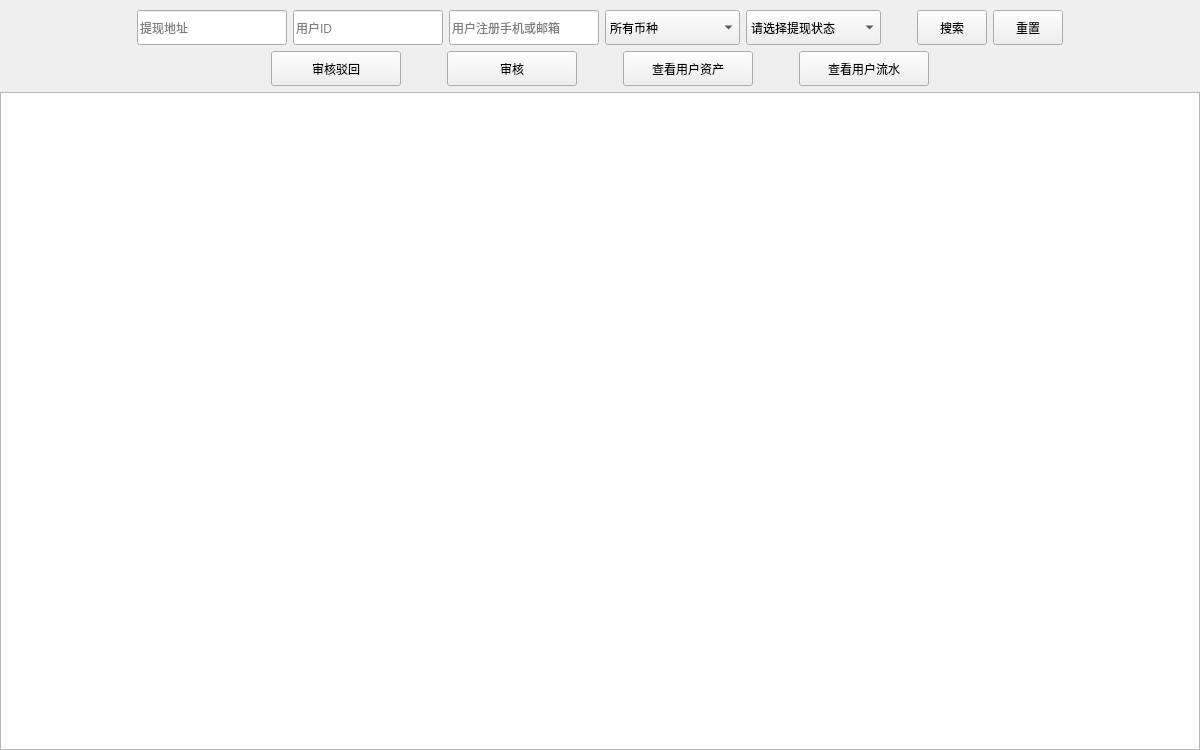
     <widget class="QWidget" name="page_ManualWithdraw1">
      <property name="minimumSize">
       <size>
        <width>1200</width>
        <height>750</height>
       </size>
      </property>
      <layout class="QVBoxLayout" name="verticalLayout_10">
       <property name="spacing">
        <number>6</number>
       </property>
       <property name="leftMargin">
        <number>0</number>
       </property>
       <property name="topMargin">
        <number>10</number>
       </property>
       <property name="rightMargin">
        <number>0</number>
       </property>
       <property name="bottomMargin">
        <number>0</number>
       </property>
       <item>
        <layout class="QHBoxLayout" name="horizontalLayout_11">
         <item>
          <spacer name="horizontalSpacer_39">
           <property name="orientation">
            <enum>Qt::Horizontal</enum>
           </property>
           <property name="sizeHint" stdset="0">
            <size>
             <width>40</width>
             <height>20</height>
            </size>
           </property>
          </spacer>
         </item>
         <item>
          <widget class="QLineEdit" name="le_ManualWithdraw1_DstAddr">
           <property name="minimumSize">
            <size>
             <width>150</width>
             <height>35</height>
            </size>
           </property>
           <property name="maximumSize">
            <size>
             <width>16777215</width>
             <height>35</height>
            </size>
           </property>
           <property name="styleSheet">
            <string notr="true"/>
           </property>
           <property name="placeholderText">
            <string>提现地址</string>
           </property>
          </widget>
         </item>
         <item>
          <widget class="QLineEdit" name="le_ManualWithdraw1_UserID">
           <property name="minimumSize">
            <size>
             <width>150</width>
             <height>35</height>
            </size>
           </property>
           <property name="maximumSize">
            <size>
             <width>16777215</width>
             <height>35</height>
            </size>
           </property>
           <property name="styleSheet">
            <string notr="true"/>
           </property>
           <property name="placeholderText">
            <string>用户ID</string>
           </property>
          </widget>
         </item>
         <item>
          <widget class="QLineEdit" name="le_ManualWithdraw1_UserTel">
           <property name="minimumSize">
            <size>
             <width>150</width>
             <height>35</height>
            </size>
           </property>
           <property name="maximumSize">
            <size>
             <width>16777215</width>
             <height>35</height>
            </size>
           </property>
           <property name="styleSheet">
            <string notr="true"/>
           </property>
           <property name="placeholderText">
            <string>用户注册手机或邮箱</string>
           </property>
          </widget>
         </item>
         <item>
          <widget class="QComboBox" name="cbx_ManualWithdraw1_CoinType">
           <property name="minimumSize">
            <size>
             <width>135</width>
             <height>35</height>
            </size>
           </property>
           <property name="maximumSize">
            <size>
             <width>135</width>
             <height>35</height>
            </size>
           </property>
           <property name="styleSheet">
            <string notr="true"/>
           </property>
           <item>
            <property name="text">
             <string>所有币种</string>
            </property>
           </item>
          </widget>
         </item>
         <item>
          <widget class="QComboBox" name="cbx_ManualWithdraw1_Status">
           <property name="minimumSize">
            <size>
             <width>135</width>
             <height>35</height>
            </size>
           </property>
           <property name="maximumSize">
            <size>
             <width>135</width>
             <height>35</height>
            </size>
           </property>
           <property name="styleSheet">
            <string notr="true"/>
           </property>
           <item>
            <property name="text">
             <string>请选择提现状态</string>
            </property>
           </item>
           <item>
            <property name="text">
             <string>待初审</string>
            </property>
           </item>
           <item>
            <property name="text">
             <string>已初审</string>
            </property>
           </item>
           <item>
            <property name="text">
             <string>已拒绝</string>
            </property>
           </item>
          </widget>
         </item>
         <item>
          <spacer name="horizontalSpacer_37">
           <property name="orientation">
            <enum>Qt::Horizontal</enum>
           </property>
           <property name="sizeType">
            <enum>QSizePolicy::Fixed</enum>
           </property>
           <property name="sizeHint" stdset="0">
            <size>
             <width>30</width>
             <height>20</height>
            </size>
           </property>
          </spacer>
         </item>
         <item>
          <widget class="QPushButton" name="btn_ManualWithdraw1_Search">
           <property name="minimumSize">
            <size>
             <width>70</width>
             <height>35</height>
            </size>
           </property>
           <property name="maximumSize">
            <size>
             <width>70</width>
             <height>35</height>
            </size>
           </property>
           <property name="cursor">
            <cursorShape>PointingHandCursor</cursorShape>
           </property>
           <property name="focusPolicy">
            <enum>Qt::NoFocus</enum>
           </property>
           <property name="styleSheet">
            <string notr="true"/>
           </property>
           <property name="text">
            <string>搜索</string>
           </property>
          </widget>
         </item>
         <item>
          <widget class="QPushButton" name="btn_ManualWithdraw1_Reset">
           <property name="minimumSize">
            <size>
             <width>70</width>
             <height>35</height>
            </size>
           </property>
           <property name="maximumSize">
            <size>
             <width>70</width>
             <height>35</height>
            </size>
           </property>
           <property name="cursor">
            <cursorShape>PointingHandCursor</cursorShape>
           </property>
           <property name="focusPolicy">
            <enum>Qt::NoFocus</enum>
           </property>
           <property name="styleSheet">
            <string notr="true"/>
           </property>
           <property name="text">
            <string>重置</string>
           </property>
          </widget>
         </item>
         <item>
          <spacer name="horizontalSpacer_38">
           <property name="orientation">
            <enum>Qt::Horizontal</enum>
           </property>
           <property name="sizeHint" stdset="0">
            <size>
             <width>40</width>
             <height>20</height>
            </size>
           </property>
          </spacer>
         </item>
        </layout>
       </item>
       <item>
        <layout class="QHBoxLayout" name="horizontalLayout_12">
         <item>
          <spacer name="horizontalSpacer_40">
           <property name="orientation">
            <enum>Qt::Horizontal</enum>
           </property>
           <property name="sizeHint" stdset="0">
            <size>
             <width>40</width>
             <height>20</height>
            </size>
           </property>
          </spacer>
         </item>
         <item>
          <widget class="QPushButton" name="btn_ManualWithdraw1_Reject">
           <property name="minimumSize">
            <size>
             <width>130</width>
             <height>35</height>
            </size>
           </property>
           <property name="maximumSize">
            <size>
             <width>130</width>
             <height>35</height>
            </size>
           </property>
           <property name="cursor">
            <cursorShape>PointingHandCursor</cursorShape>
           </property>
           <property name="focusPolicy">
            <enum>Qt::NoFocus</enum>
           </property>
           <property name="text">
            <string>审核驳回</string>
           </property>
          </widget>
         </item>
         <item>
          <spacer name="horizontalSpacer_42">
           <property name="orientation">
            <enum>Qt::Horizontal</enum>
           </property>
           <property name="sizeType">
            <enum>QSizePolicy::Fixed</enum>
           </property>
           <property name="sizeHint" stdset="0">
            <size>
             <width>40</width>
             <height>20</height>
            </size>
           </property>
          </spacer>
         </item>
         <item>
          <widget class="QPushButton" name="btn_ManualWithdraw1_Audit">
           <property name="minimumSize">
            <size>
             <width>130</width>
             <height>35</height>
            </size>
           </property>
           <property name="maximumSize">
            <size>
             <width>130</width>
             <height>35</height>
            </size>
           </property>
           <property name="cursor">
            <cursorShape>PointingHandCursor</cursorShape>
           </property>
           <property name="focusPolicy">
            <enum>Qt::NoFocus</enum>
           </property>
           <property name="text">
            <string>审核</string>
           </property>
          </widget>
         </item>
         <item>
          <spacer name="horizontalSpacer_43">
           <property name="orientation">
            <enum>Qt::Horizontal</enum>
           </property>
           <property name="sizeType">
            <enum>QSizePolicy::Fixed</enum>
           </property>
           <property name="sizeHint" stdset="0">
            <size>
             <width>40</width>
             <height>20</height>
            </size>
           </property>
          </spacer>
         </item>
         <item>
          <widget class="QPushButton" name="btn_ManualWithdraw1_CheckAsset">
           <property name="minimumSize">
            <size>
             <width>130</width>
             <height>35</height>
            </size>
           </property>
           <property name="maximumSize">
            <size>
             <width>130</width>
             <height>35</height>
            </size>
           </property>
           <property name="cursor">
            <cursorShape>PointingHandCursor</cursorShape>
           </property>
           <property name="focusPolicy">
            <enum>Qt::NoFocus</enum>
           </property>
           <property name="text">
            <string>查看用户资产</string>
           </property>
          </widget>
         </item>
         <item>
          <spacer name="horizontalSpacer_44">
           <property name="orientation">
            <enum>Qt::Horizontal</enum>
           </property>
           <property name="sizeType">
            <enum>QSizePolicy::Fixed</enum>
           </property>
           <property name="sizeHint" stdset="0">
            <size>
             <width>40</width>
             <height>20</height>
            </size>
           </property>
          </spacer>
         </item>
         <item>
          <widget class="QPushButton" name="btn_ManualWithdraw1_CheckFlow">
           <property name="minimumSize">
            <size>
             <width>130</width>
             <height>35</height>
            </size>
           </property>
           <property name="maximumSize">
            <size>
             <width>130</width>
             <height>35</height>
            </size>
           </property>
           <property name="cursor">
            <cursorShape>PointingHandCursor</cursorShape>
           </property>
           <property name="focusPolicy">
            <enum>Qt::NoFocus</enum>
           </property>
           <property name="text">
            <string>查看用户流水</string>
           </property>
          </widget>
         </item>
         <item>
          <spacer name="horizontalSpacer_41">
           <property name="orientation">
            <enum>Qt::Horizontal</enum>
           </property>
           <property name="sizeHint" stdset="0">
            <size>
             <width>40</width>
             <height>20</height>
            </size>
           </property>
          </spacer>
         </item>
        </layout>
       </item>
       <item>
        <layout class="QGridLayout" name="gridLayout_10">
         <property name="spacing">
          <number>0</number>
         </property>
         <item row="0" column="0">
          <widget class="QTableWidget" name="tbw_ManualWithdraw1">
           <property name="minimumSize">
            <size>
             <width>1200</width>
             <height>658</height>
            </size>
           </property>
          </widget>
         </item>
        </layout>
       </item>
      </layout>
     </widget>
